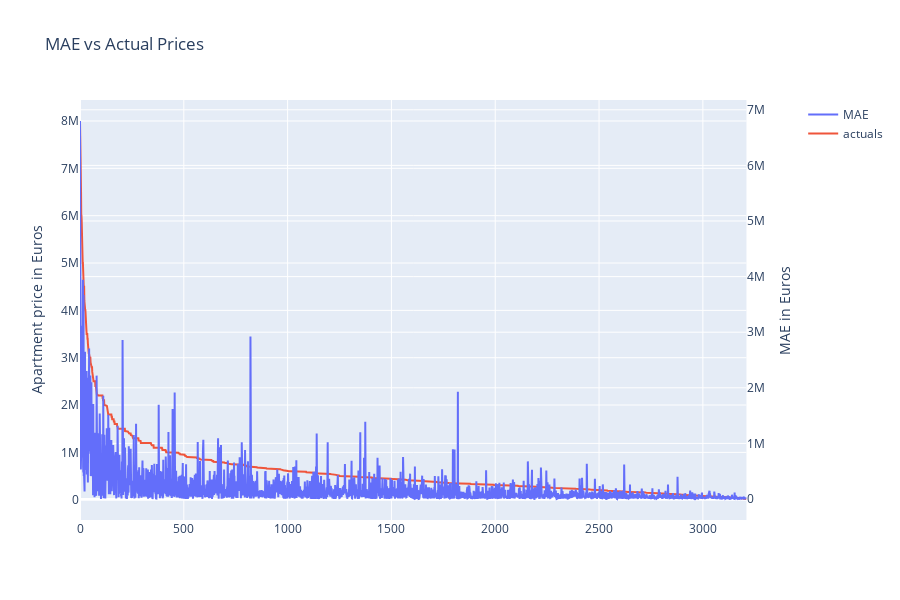

The notebook cell this image was saved under:
### Code cell
def plot_MAE(y_pred,y_test):
    output = pd.concat([pd.DataFrame(y_pred,columns=["predictions"]), pd.DataFrame(y_test,columns=["actuals"])], axis=1)
    output['MAE']=abs(output['actuals']-output['predictions'])
    ordered=output.sort_values([('actuals')], ascending=False)
    ordered=ordered.reset_index(drop=True)
    fig = make_subplots(specs=[[{"secondary_y": True}]])
    fig.add_trace(go.Scatter( x=ordered.index, y=ordered['MAE'],name="MAE"), secondary_y=True)
    fig.add_trace(go.Scatter( x=ordered.index, y=ordered['actuals'],name="actuals"), secondary_y=False)
    fig.update_layout(
        autosize=False,
        width=900,
        height=600,)
    fig.update_layout(

        title="MAE vs Actual Prices",
    )
    fig.update_yaxes(title_text="Apartment price in Euros", secondary_y=False)
    fig.update_yaxes(title_text="MAE in Euros", secondary_y=True)
    fig.update_xaxes(title="")
    fig.show()
plot_MAE(y_pred,y_test)

### Figure 1 — Plotly figure (JSON) as saved in the notebook; plotly's stock layout.template omitted (floating-point values rounded to 4 significant figures; data arrays with more than 128 entries replaced by an {"elided": "..."} marker saying what was removed)
{"data": [{"name": "MAE", "type": "scatter", "x": {"elided": "3211 int values"}, "xaxis": "x", "y": {"elided": "3211 float values"}, "yaxis": "y2"}, {"name": "actuals", "type": "scatter", "x": {"elided": "3211 int values"}, "xaxis": "x", "y": {"elided": "3211 float values"}, "yaxis": "y"}], "layout": {"autosize": false, "height": 600, "title": {"text": "MAE vs Actual Prices"}, "width": 900, "xaxis": {"anchor": "y", "domain": [0, 0.94], "title": {"text": ""}}, "yaxis": {"anchor": "x", "domain": [0, 1], "title": {"text": "Apartment price in Euros"}}, "yaxis2": {"anchor": "x", "overlaying": "y", "side": "right", "title": {"text": "MAE in Euros"}}}}
